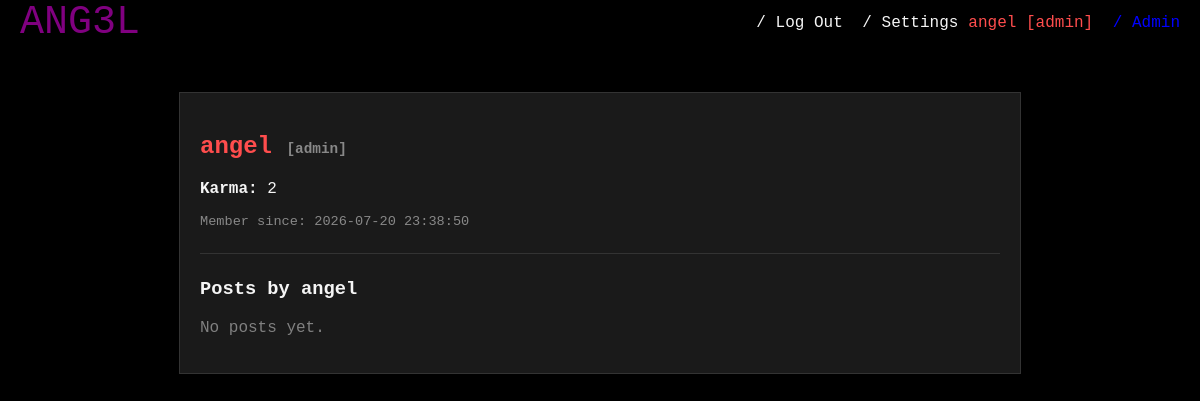
Screenshot of /u/angel (signed in) with the database file from the repository.
### tables this page shows
CREATE TABLE users (
    id INTEGER PRIMARY KEY AUTOINCREMENT,
    username TEXT UNIQUE NOT NULL,
    password_hash TEXT NOT NULL,
    is_admin INTEGER DEFAULT 0,
    created_at DATETIME DEFAULT CURRENT_TIMESTAMP
, role TEXT DEFAULT 'member', karma INTEGER DEFAULT 0);

### db.php (called while the page is built, shortened)
<?php
if (!function_exists('getRoleColor')) {
    function getRoleColor($role) {
        switch ($role) {
            case 'admin': return '#FF4D4D';
        }
    }
}

### public/profile.php (the view, shortened to what this page needs)
<?php
require_once __DIR__ . '/../db.php';
$username = strtolower(trim($_GET['user'] ?? ''));
$stmt = $db->prepare("SELECT id, username, role, karma, created_at FROM users WHERE LOWER(username) = ?");
$stmt->execute([$username]);
$profile_user = $stmt->fetch(PDO::FETCH_ASSOC);
$stmt_posts = $db->prepare("SELECT p.*, c.name as channel_name FROM posts p JOIN subchannels c ON p.subchannel_id = c.id WHERE p.user_id = ? ORDER BY p.created_at DESC");
$stmt_posts->execute([$profile_user['id']]);
$user_posts = $stmt_posts->fetchAll(PDO::FETCH_ASSOC);
?>
<!DOCTYPE html>
<html>
<head>
    <link rel="stylesheet" type="text/css" href="/css/header.css">
    <link rel="stylesheet" type="text/css" href="/css/profile.css">
</head>
<body>
    <?php include __DIR__ . '/../includes/header.php'; ?>
    <div class="container">
        <h2 style="color: <?php echo getRoleColor($profile_user['role']); ?>;">
            <?php echo htmlspecialchars($profile_user['username'], ENT_QUOTES, 'UTF-8'); ?>
            <span style="font-size: 0.9rem; color: #888;">[<?php echo htmlspecialchars($profile_user['role'], ENT_QUOTES, 'UTF-8'); ?>]</span>
        </h2>
        <p><strong>Karma:</strong> <?php echo $profile_user['karma']; ?></p>
        <p style="font-size: 0.85rem; color: #888;">Member since: <?php echo $profile_user['created_at']; ?></p>
        <hr style="border: 0; border-top: 1px solid #333; margin: 1.5rem 0;">
        <h3>Posts by <?php echo htmlspecialchars($profile_user['username'], ENT_QUOTES, 'UTF-8'); ?></h3>
        <?php if (empty($user_posts)): ?>
            <p style="color: gray;">No posts yet.</p>
        <?php endif; ?>
    </div>
</body>
</html>

### public/css/header.css (style rules this page uses)
body { background-color: rgb(0, 0, 0); margin: 0; }

### public/css/profile.css (style rules this page uses)
body { background: #000000; color: whitesmoke; font-family: "JetBrainsMono NF", monospace; margin: 0; padding-top: 60px; }
.container { max-width: 800px; margin: 2rem auto; padding: 20px; background: #1a1a1a; border: 1px solid #333; }

### rows the page displays
users: username "angel", role "admin", karma "2", created_at "2026-07-20 23:38:50"

### other values shown
$_SESSION['username'] . $role_suffix "angel [admin]"
